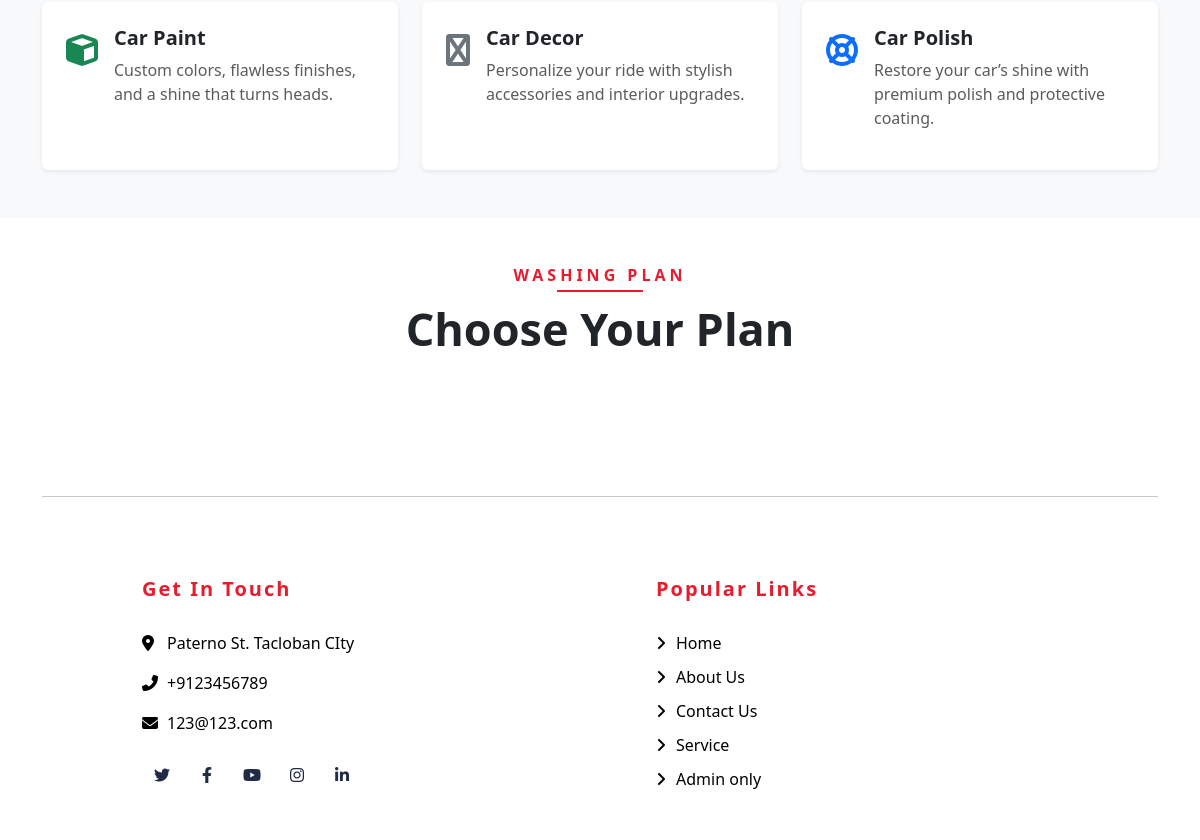
/customer/Service.php (lower part), run on an earlier commit of the app's database.
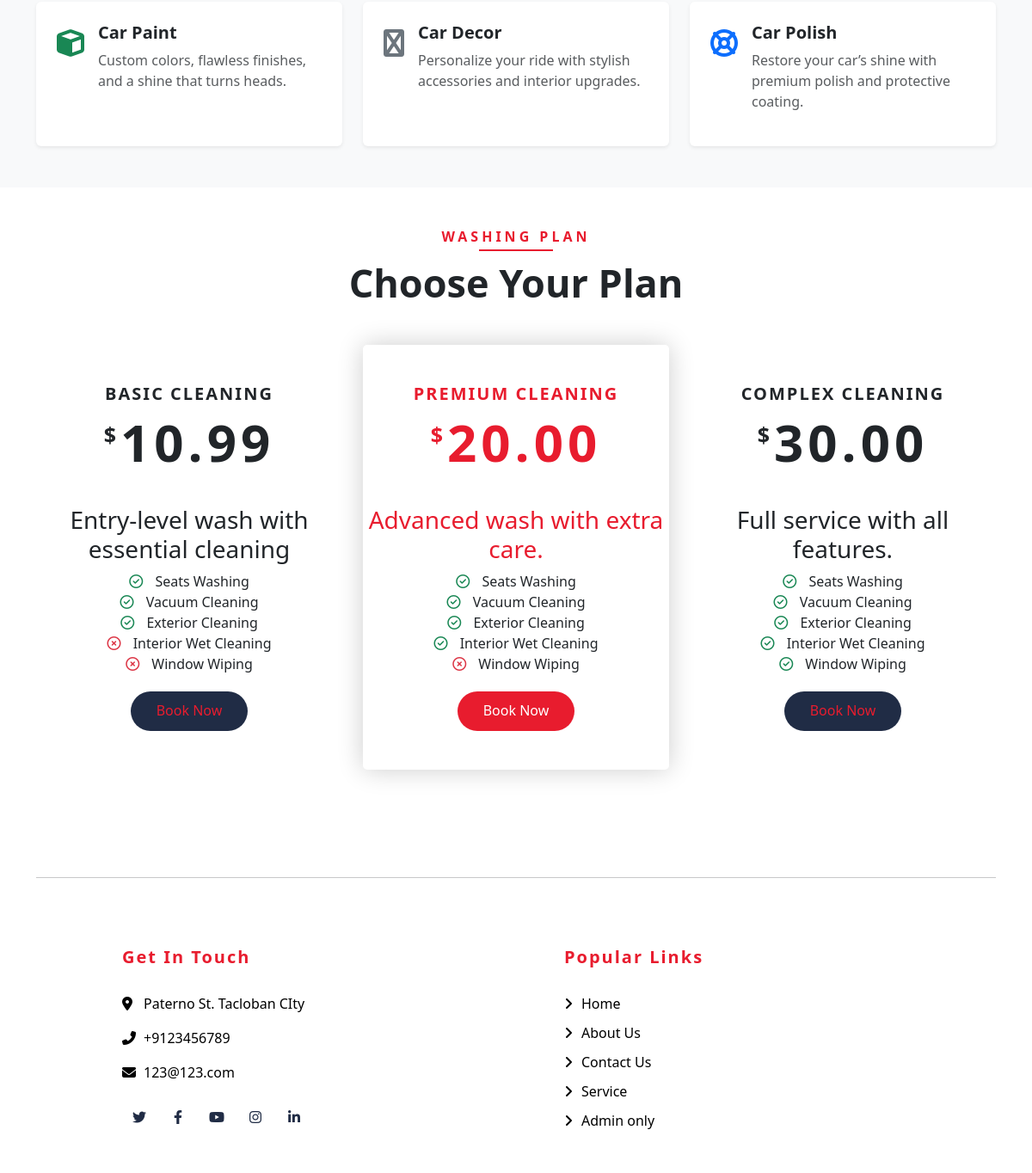
And on a later commit of the database.
### tables this page shows
CREATE TABLE `services_tb` (
  `service_id` int(11) NOT NULL,
  `service_name` varchar(100) DEFAULT NULL,
  `description` text DEFAULT NULL,
  `tier` enum('Basic','Advance','Prime') DEFAULT NULL,
  `price` decimal(10,2) DEFAULT NULL,
  `duration` time DEFAULT NULL,
  `glow_effect` tinyint(1) DEFAULT 0,
  `animation_hint` varchar(50) DEFAULT NULL
);

CREATE TABLE `service_features` (
  `feature_id` int(11) NOT NULL,
  `service_id` int(11) NOT NULL,
  `feature_name` varchar(255) NOT NULL,
  `is_included` tinyint(1) DEFAULT 1
);

### customer/Service.php (called while the page is built, shortened)
<?php
include("../modal/Homemodal.php");
$page['page'] = 'Service';
$page['subpage'] = isset($_GET['subpage']) ? $_GET['subpage'] : 'Home';
    if (isset($_GET['function'])) {
        new ActiveService($page);
    } else {
        new Service($page);
    }
class Service
{
    function __construct($page)
    {
        $this->{$page['subpage']}();
    }
    function Home()
    {
        $Homemodal = new Homemodal;
        $srv = $Homemodal->Service();
        include('../views/Service.php');
    }
}
?>

### modal/db_connect.php (called while the page is built, shortened)
<?php
	class Connector{
		private $servername = "localhost";
		private $username = "root";
		private $password = "";
		function __construct(){
			try {
				$this->conn = new PDO("mysql:host=$this->servername;dbname=carwash", $this->username, $this->password);
			} catch(PDOException $e) {
				echo "Connection failed: " . $e->getMessage();
			}
		}
	}
?>

### modal/Homemodal.php (called while the page is built, shortened)
<?php
include "db_connect.php";
class Homemodal extends Connector
{
    public function Service()
    {
        $sql = "SELECT * FROM services_tb";
        $stmt = $this->conn->prepare($sql);
        $stmt->execute();
        return $stmt->fetchAll(PDO::FETCH_ASSOC);
    }
    public function getServiceFeatures($service_id)
    {
        $sql = "SELECT * FROM service_features WHERE service_id = ?";
        $stmt = $this->conn->prepare($sql);
        $stmt->execute([$service_id]);
        return $stmt->fetchAll(PDO::FETCH_ASSOC);
    }
}

### views/Service.php (the view, shortened to what this page needs)
<?php include "../nav/header.php" ?>
<main>
  <section id="services" class="py-5 bg-light">
    <div class="container">
      <div class="row g-4">
        <div class="col-md-4 col-sm-6" data-aos="fade-up" data-aos-delay="300">
          <div class="d-flex align-items-start p-4 bg-white shadow-sm rounded service-box h-100">
            <div class="me-3 text-success fs-2">
              <i class="fa fa-cube"></i>
            </div>
            <div>
              <h5 class="fw-bold">Car Paint</h5>
              <p class="text-muted">Custom colors, flawless finishes, and a shine that turns heads.</p>
            </div>
          </div>
        </div>
        <div class="col-md-4 col-sm-6" data-aos="fade-up" data-aos-delay="400">
          <div class="d-flex align-items-start p-4 bg-white shadow-sm rounded service-box h-100">
            <div class="me-3 text-secondary fs-2">
              <i class="fa fa-yelp"></i>
            </div>
            <div>
              <h5 class="fw-bold">Car Decor</h5>
              <p class="text-muted">Personalize your ride with stylish accessories and interior upgrades.</p>
            </div>
          </div>
        </div>
        <div class="col-md-4 col-sm-6" data-aos="fade-up" data-aos-delay="500">
          <div class="d-flex align-items-start p-4 bg-white shadow-sm rounded service-box h-100">
            <div class="me-3 text-primary fs-2">
              <i class="fa fa-life-ring"></i>
            </div>
            <div>
              <h5 class="fw-bold">Car Polish</h5>
              <p class="text-muted">Restore your car’s shine with premium polish and protective coating.</p>
            </div>
          </div>
        </div>
      </div>
    </div>
  </section>
  <div class="price">
    <div class="container">
      <div class="section-header text-center">
        <p>Washing Plan</p>
        <h2>Choose Your Plan</h2>
      </div>
      <div class="row">
        <?php
        $total =  count($srv);
        $middleIndex = floor($total / 2);
        $index = 0;
        foreach ($srv as $seen): ?>
          <div class="col-md-4" data-aos="fade-up" data-aos-delay="100">
            <div class="price-item <?php if ($index == $middleIndex) echo 'featured-item'; ?>">
              <div class="price-header">
                <h3><?= htmlspecialchars($seen['service_name']); ?></h3>
                <h2><span>$</span><strong><?= number_format($seen['price'], 2); ?></strong></h2>
              </div>
              <div class="price-body">
                <h3><?= htmlspecialchars($seen['description']); ?></h3>
                <ul>
                  <?php $features = $Homemodal->getServiceFeatures($seen['service_id']); foreach ($features as $feature):
                  $features = $Homemodal->getServiceFeatures($seen['service_id']);
                  ?>
                    <li>
                      <?php if ($feature['is_included']): ?>
                        <i class="far fa-check-circle text-success"></i>
                      <?php else: ?>
                        <i class="far fa-times-circle text-danger"></i>
                      <?php endif; ?>
                      <?= htmlspecialchars($feature['feature_name']); ?>
                    </li>
                  <?php endforeach; ?>
                </ul>
              </div>
              <div class="price-footer">
                <?php if (isset($_SESSION['user']) && $_SESSION['user']['role'] === 'customer'): ?>
                  <a class="btn btn-custom" data-bs-toggle="modal" data-bs-target="#myModal">Book Now</a>
                <?php else: ?>
                  <a class="btn btn-custom" onclick="logonfirst()" data-bs-toggle="modal" data-bs-target="#loginmodal">Book Now</a>
                <?php endif; ?>
              </div>
            </div>
          </div>
          <?php $index++; ?>
        <?php endforeach; ?>
      </div>
    </div>
  </div>
  <?php include "../nav/footer.php" ?>

### nav/header.php (shortened to what this page needs)
<!DOCTYPE html>
<html lang="en">
<head>
  <link rel="stylesheet" href="../assets/css/miks.css">
  <link href="https://cdn.jsdelivr.net/npm/bootstrap@5.3.2/dist/css/bootstrap.min.css" rel="stylesheet">
  <link rel="stylesheet" href="https://cdn.jsdelivr.net/npm/bootstrap-icons@1.11.3/font/bootstrap-icons.min.css">
  <link href="https://cdnjs.cloudflare.com/ajax/libs/font-awesome/6.4.0/css/all.min.css" rel="stylesheet">
  <link href="https://cdn.jsdelivr.net/npm/aos@2.3.4/dist/aos.css" rel="stylesheet">
  <link href="../assets/dist/css/bootstrap.min.css" rel="stylesheet" />
  <link href="../assets/css/carousel.css" rel="stylesheet" />
</head>
<body>

### nav/footer.php (shortened to what this page needs)
<div class="footer">
  <div class="container">
    <hr class="featurette-divider" />
    <div class="row1">
      <div class="col-lg-6 col-md-6">
        <div class="footer-contact nobr">
          <h2>Get In Touch</h2>
          <p><i class="fa fa-map-marker-alt"></i>Paterno St. Tacloban CIty</p>
          <p><i class="fa fa-phone-alt"></i>+9123456789</p>
          <p><i class="fa fa-envelope"></i>123@123.com</p>
          <div class="footer-social">
            <a class="btn" href=""><i class="fab fa-twitter"></i></a>
            <a class="btn" href=""><i class="fab fa-facebook-f"></i></a>
            <a class="btn" href=""><i class="fab fa-youtube"></i></a>
            <a class="btn" href=""><i class="fab fa-instagram"></i></a>
            <a class="btn" href=""><i class="fab fa-linkedin-in"></i></a>
          </div>
        </div>
      </div>
      <div class="col-lg-5 col-md-6 nobr">
        <div class="footer-link">
          <h2>Popular Links</h2>
          <a class="nav-link active" href="index.php">Home</a>
          <a class="link-underline-primary link-opacity-100-hover" href="About.php">About Us</a>
          <a class="link-underline-primary link-opacity-50-hover" href="Contact.php">Contact Us</a>
          <a class="nav-link " href="#services">Service</a>
          <a class="nav-link" href="../views/login.php">Admin only</a>
        </div>
      </div>
    </div>
  </div>
</div>
</main>
  </body>
  </html>

### assets/css/carousel.css (style rules this page uses)
body { padding-top: 3rem; padding-bottom: 3rem; color: rgb(var(--bs-tertiary-color-rgb)); }
.featurette-divider { margin: 5rem 0; }

What changed in the data, as far as the page shows it:
added services_tb: service_name "BASIC CLEANING", price "10.99", description "Entry-level wash with essential cleaning"
added service_features: is_included 1 (drawn), feature_name "Seats Washing", shown under "BASIC CLEANING"
added service_features: is_included 1 (drawn), feature_name "Vacuum Cleaning", shown under "BASIC CLEANING"
added service_features: is_included 1 (drawn), feature_name "Exterior Cleaning", shown under "BASIC CLEANING"
added service_features: is_included 0 (drawn), feature_name "Interior Wet Cleaning", shown under "BASIC CLEANING"
added service_features: is_included 0 (drawn), feature_name "Window Wiping", shown under "BASIC CLEANING"
added services_tb: service_name "PREMIUM CLEANING", price "20.00", description "Advanced wash with extra care."
added service_features: is_included 1 (drawn), feature_name "Seats Washing", shown under "PREMIUM CLEANING"
added service_features: is_included 1 (drawn), feature_name "Vacuum Cleaning", shown under "PREMIUM CLEANING"
added service_features: is_included 1 (drawn), feature_name "Exterior Cleaning", shown under "PREMIUM CLEANING"
added service_features: is_included 1 (drawn), feature_name "Interior Wet Cleaning", shown under "PREMIUM CLEANING"
added service_features: is_included 0 (drawn), feature_name "Window Wiping", shown under "PREMIUM CLEANING"
added services_tb: service_name "COMPLEX CLEANING", price "30.00", description "Full service with all features."
added service_features: is_included 1 (drawn), feature_name "Seats Washing", shown under "COMPLEX CLEANING"
added service_features: is_included 1 (drawn), feature_name "Vacuum Cleaning", shown under "COMPLEX CLEANING"
added service_features: is_included 1 (drawn), feature_name "Exterior Cleaning", shown under "COMPLEX CLEANING"
added service_features: is_included 1 (drawn), feature_name "Interior Wet Cleaning", shown under "COMPLEX CLEANING"
added service_features: is_included 1 (drawn), feature_name "Window Wiping", shown under "COMPLEX CLEANING"
